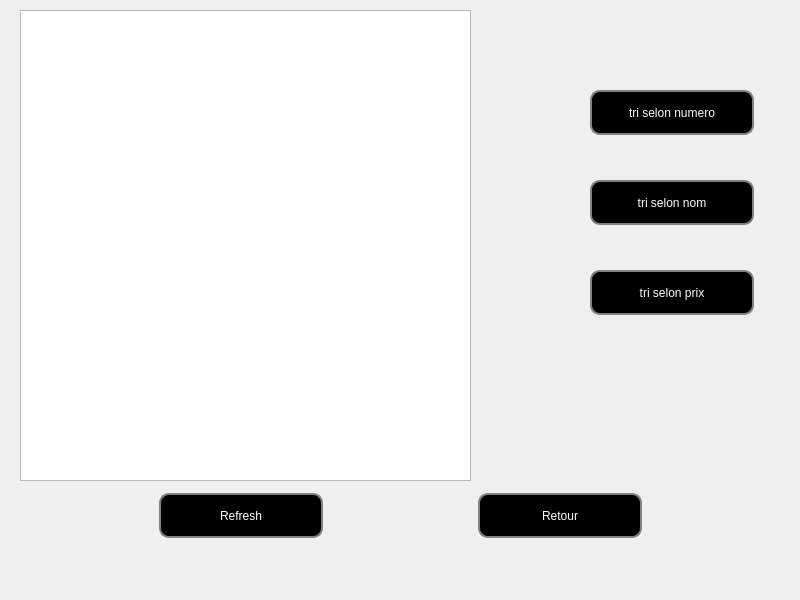
<?xml version="1.0" encoding="UTF-8"?>
<ui version="4.0">
 <class>medic</class>
 <widget class="QDialog" name="medic">
  <property name="geometry">
   <rect>
    <x>0</x>
    <y>0</y>
    <width>800</width>
    <height>600</height>
   </rect>
  </property>
  <property name="windowTitle">
   <string>Dialog</string>
  </property>
  <widget class="QStackedWidget" name="stackedWidget">
   <property name="geometry">
    <rect>
     <x>0</x>
     <y>0</y>
     <width>791</width>
     <height>591</height>
    </rect>
   </property>
   <property name="styleSheet">
    <string notr="true">#MyLoginForm {
background: red;
}

#mainFrame {
border: 3px solid red;
border-radius: 40px;
background: white;
}
QLineEdit {
padding: 1px;
border-style: solid;
border: 2px solid green;
border-radius: 8px;
}

QPushButton {
color: white;
  background: bleu;

border-width: 2px;
border-color: gray;
border-style: solid;
border-radius: 10;
padding: 3px;
font-size: 12px;
padding-left: 5px;
padding-right: 5px;
min-width: 150px;
max-width: 150px;
min-height: 35px;
max-height: 35px;
}
QLabel {
font-weight: blue;
font-size: 13px;
}
QPushButton:hover { background-color: #66c011; }
</string>
   </property>
   <property name="currentIndex">
    <number>2</number>
   </property>
   <widget class="QWidget" name="page_13">
    <widget class="QWidget" name="layoutWidget_9">
     <property name="geometry">
      <rect>
       <x>290</x>
       <y>20</y>
       <width>171</width>
       <height>561</height>
      </rect>
     </property>
     <layout class="QVBoxLayout" name="verticalLayout_5">
      <item>
       <widget class="QPushButton" name="pushButton_25">
        <property name="text">
         <string>Ajouter</string>
        </property>
       </widget>
      </item>
      <item>
       <widget class="QPushButton" name="pushButton_26">
        <property name="text">
         <string>Afficher</string>
        </property>
       </widget>
      </item>
      <item>
       <widget class="QPushButton" name="pushButton_4">
        <property name="text">
         <string>modifier</string>
        </property>
       </widget>
      </item>
      <item>
       <widget class="QPushButton" name="pushButton_27">
        <property name="text">
         <string>Rechercher</string>
        </property>
       </widget>
      </item>
      <item>
       <widget class="QPushButton" name="pushButton_28">
        <property name="text">
         <string>Supprimer</string>
        </property>
       </widget>
      </item>
      <item>
       <widget class="QPushButton" name="pushButton">
        <property name="text">
         <string>Retour</string>
        </property>
       </widget>
      </item>
     </layout>
    </widget>
   </widget>
   <widget class="QWidget" name="page_14">
    <widget class="QGroupBox" name="groupBox_3">
     <property name="geometry">
      <rect>
       <x>20</x>
       <y>70</y>
       <width>751</width>
       <height>271</height>
      </rect>
     </property>
     <property name="title">
      <string>ajouter medicament</string>
     </property>
     <widget class="QLabel" name="label_13">
      <property name="geometry">
       <rect>
        <x>10</x>
        <y>40</y>
        <width>71</width>
        <height>16</height>
       </rect>
      </property>
      <property name="text">
       <string>numero</string>
      </property>
     </widget>
     <widget class="QLineEdit" name="line_id_3">
      <property name="geometry">
       <rect>
        <x>110</x>
        <y>40</y>
        <width>113</width>
        <height>20</height>
       </rect>
      </property>
     </widget>
     <widget class="QLabel" name="label_14">
      <property name="geometry">
       <rect>
        <x>10</x>
        <y>120</y>
        <width>81</width>
        <height>16</height>
       </rect>
      </property>
      <property name="text">
       <string>nom</string>
      </property>
     </widget>
     <widget class="QLabel" name="label_15">
      <property name="geometry">
       <rect>
        <x>10</x>
        <y>190</y>
        <width>91</width>
        <height>16</height>
       </rect>
      </property>
      <property name="text">
       <string>prix</string>
      </property>
     </widget>
     <widget class="QLineEdit" name="lineEdit_7">
      <property name="geometry">
       <rect>
        <x>110</x>
        <y>119</y>
        <width>113</width>
        <height>22</height>
       </rect>
      </property>
     </widget>
     <widget class="QLineEdit" name="lineEdit_8">
      <property name="geometry">
       <rect>
        <x>110</x>
        <y>189</y>
        <width>113</width>
        <height>22</height>
       </rect>
      </property>
     </widget>
    </widget>
    <widget class="QWidget" name="horizontalLayoutWidget">
     <property name="geometry">
      <rect>
       <x>30</x>
       <y>510</y>
       <width>741</width>
       <height>80</height>
      </rect>
     </property>
     <layout class="QHBoxLayout" name="horizontalLayout">
      <item>
       <widget class="QPushButton" name="pb_ajouter_3">
        <property name="text">
         <string>ajouter</string>
        </property>
       </widget>
      </item>
      <item>
       <widget class="QPushButton" name="pushButton_29">
        <property name="text">
         <string>Retour</string>
        </property>
       </widget>
      </item>
     </layout>
    </widget>
   </widget>
   <widget class="QWidget" name="page_15">
    <widget class="QWidget" name="layoutWidget_11">
     <property name="geometry">
      <rect>
       <x>10</x>
       <y>490</y>
       <width>781</width>
       <height>52</height>
      </rect>
     </property>
     <layout class="QHBoxLayout" name="horizontalLayout_5">
      <item>
       <widget class="QPushButton" name="pushButton_2">
        <property name="text">
         <string>Refresh</string>
        </property>
       </widget>
      </item>
      <item>
       <widget class="QPushButton" name="pushButton_32">
        <property name="text">
         <string>Retour</string>
        </property>
       </widget>
      </item>
     </layout>
    </widget>
    <widget class="QTableView" name="tableView">
     <property name="geometry">
      <rect>
       <x>20</x>
       <y>10</y>
       <width>451</width>
       <height>471</height>
      </rect>
     </property>
    </widget>
    <widget class="QPushButton" name="pushButton_3">
     <property name="geometry">
      <rect>
       <x>590</x>
       <y>90</y>
       <width>164</width>
       <height>45</height>
      </rect>
     </property>
     <property name="text">
      <string>tri selon numero</string>
     </property>
    </widget>
    <widget class="QPushButton" name="pushButton_6">
     <property name="geometry">
      <rect>
       <x>590</x>
       <y>180</y>
       <width>164</width>
       <height>45</height>
      </rect>
     </property>
     <property name="text">
      <string>tri selon nom</string>
     </property>
    </widget>
    <widget class="QPushButton" name="pushButton_7">
     <property name="geometry">
      <rect>
       <x>590</x>
       <y>270</y>
       <width>164</width>
       <height>45</height>
      </rect>
     </property>
     <property name="text">
      <string>tri selon prix</string>
     </property>
    </widget>
   </widget>
   <widget class="QWidget" name="page_17">
    <widget class="QLineEdit" name="lineEdit_6">
     <property name="geometry">
      <rect>
       <x>80</x>
       <y>90</y>
       <width>113</width>
       <height>20</height>
      </rect>
     </property>
    </widget>
    <widget class="QLabel" name="label_17">
     <property name="geometry">
      <rect>
       <x>20</x>
       <y>90</y>
       <width>47</width>
       <height>13</height>
      </rect>
     </property>
     <property name="text">
      <string>numero</string>
     </property>
    </widget>
    <widget class="QTableView" name="tableView_3">
     <property name="geometry">
      <rect>
       <x>200</x>
       <y>40</y>
       <width>571</width>
       <height>451</height>
      </rect>
     </property>
    </widget>
    <widget class="QPushButton" name="pushButton_35">
     <property name="geometry">
      <rect>
       <x>610</x>
       <y>520</y>
       <width>164</width>
       <height>45</height>
      </rect>
     </property>
     <property name="text">
      <string>Retour</string>
     </property>
    </widget>
   </widget>
   <widget class="QWidget" name="page_18">
    <widget class="QLabel" name="label_18">
     <property name="geometry">
      <rect>
       <x>10</x>
       <y>220</y>
       <width>261</width>
       <height>21</height>
      </rect>
     </property>
     <property name="text">
      <string>donner numero du medicament a supprimer</string>
     </property>
    </widget>
    <widget class="QWidget" name="layoutWidget_12">
     <property name="geometry">
      <rect>
       <x>10</x>
       <y>500</y>
       <width>771</width>
       <height>52</height>
      </rect>
     </property>
     <layout class="QHBoxLayout" name="horizontalLayout_6">
      <item>
       <widget class="QPushButton" name="pb_supprimer_3">
        <property name="text">
         <string>supprimer</string>
        </property>
       </widget>
      </item>
      <item>
       <widget class="QPushButton" name="pushButton_36">
        <property name="text">
         <string>Retour</string>
        </property>
       </widget>
      </item>
     </layout>
    </widget>
    <widget class="QLineEdit" name="lineEdit_9">
     <property name="geometry">
      <rect>
       <x>360</x>
       <y>220</y>
       <width>201</width>
       <height>22</height>
      </rect>
     </property>
    </widget>
   </widget>
   <widget class="QWidget" name="page">
    <widget class="QTableView" name="tableView_4">
     <property name="geometry">
      <rect>
       <x>10</x>
       <y>30</y>
       <width>401</width>
       <height>371</height>
      </rect>
     </property>
    </widget>
    <widget class="QWidget" name="formLayoutWidget">
     <property name="geometry">
      <rect>
       <x>440</x>
       <y>140</y>
       <width>311</width>
       <height>154</height>
      </rect>
     </property>
     <layout class="QFormLayout" name="formLayout">
      <property name="horizontalSpacing">
       <number>10</number>
      </property>
      <property name="verticalSpacing">
       <number>40</number>
      </property>
      <item row="0" column="1">
       <widget class="QLineEdit" name="lineEdit_17"/>
      </item>
      <item row="1" column="1">
       <widget class="QLineEdit" name="lineEdit_12"/>
      </item>
      <item row="0" column="0">
       <widget class="QLabel" name="label_10">
        <property name="text">
         <string>numero</string>
        </property>
       </widget>
      </item>
      <item row="1" column="0">
       <widget class="QLabel" name="label_16">
        <property name="text">
         <string>nom de medicament</string>
        </property>
       </widget>
      </item>
      <item row="2" column="0">
       <widget class="QLabel" name="label_12">
        <property name="text">
         <string>prix</string>
        </property>
       </widget>
      </item>
      <item row="2" column="1">
       <widget class="QLineEdit" name="lineEdit_15"/>
      </item>
     </layout>
    </widget>
    <widget class="QWidget" name="horizontalLayoutWidget_2">
     <property name="geometry">
      <rect>
       <x>10</x>
       <y>500</y>
       <width>771</width>
       <height>80</height>
      </rect>
     </property>
     <layout class="QHBoxLayout" name="horizontalLayout_2">
      <item>
       <widget class="QPushButton" name="pushButton_5">
        <property name="text">
         <string>Modifier</string>
        </property>
       </widget>
      </item>
      <item>
       <widget class="QPushButton" name="pushButton_37">
        <property name="text">
         <string>Retour</string>
        </property>
       </widget>
      </item>
     </layout>
    </widget>
   </widget>
  </widget>
 </widget>
 <resources/>
 <connections/>
</ui>
